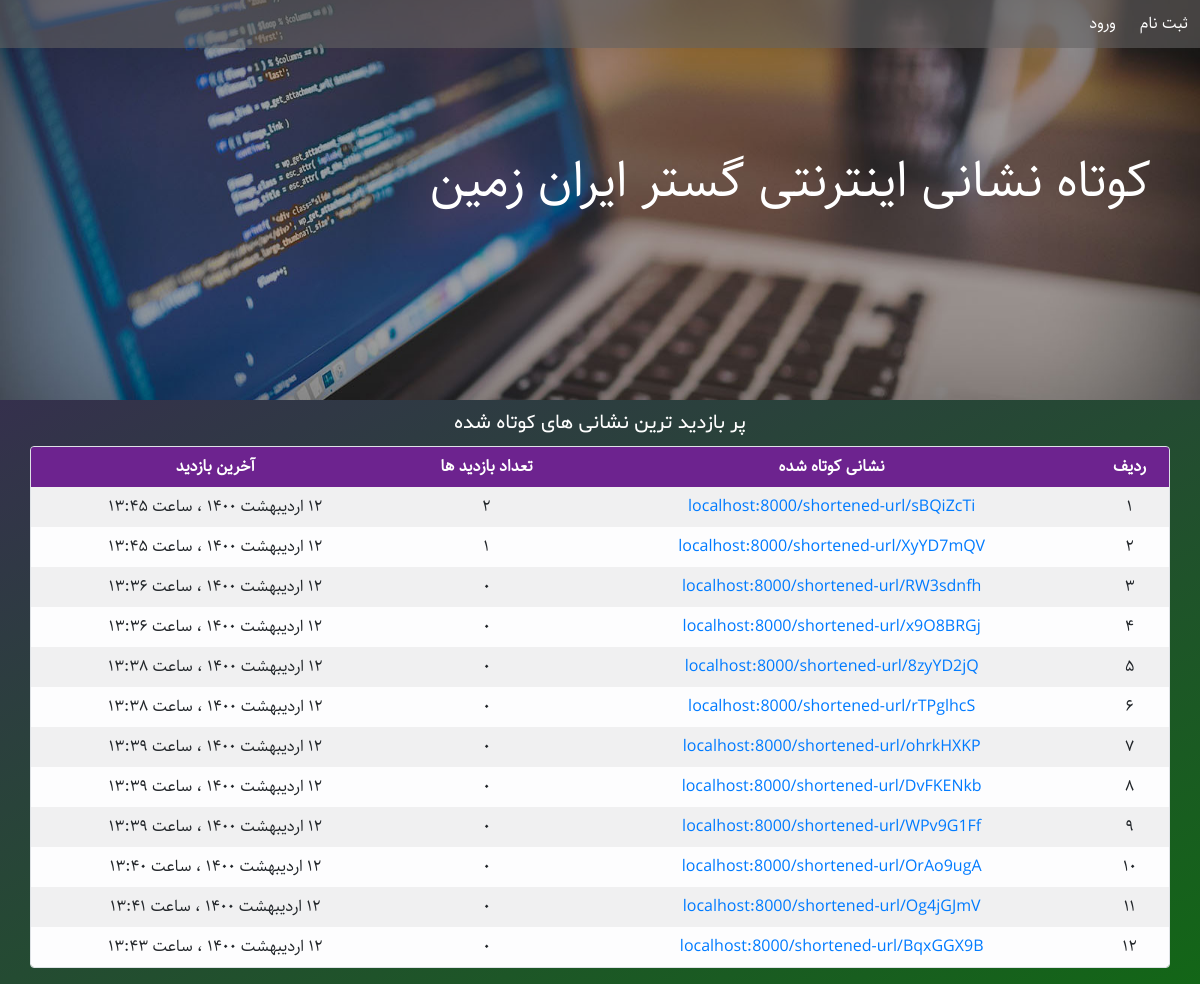
Before: / with the older database file.
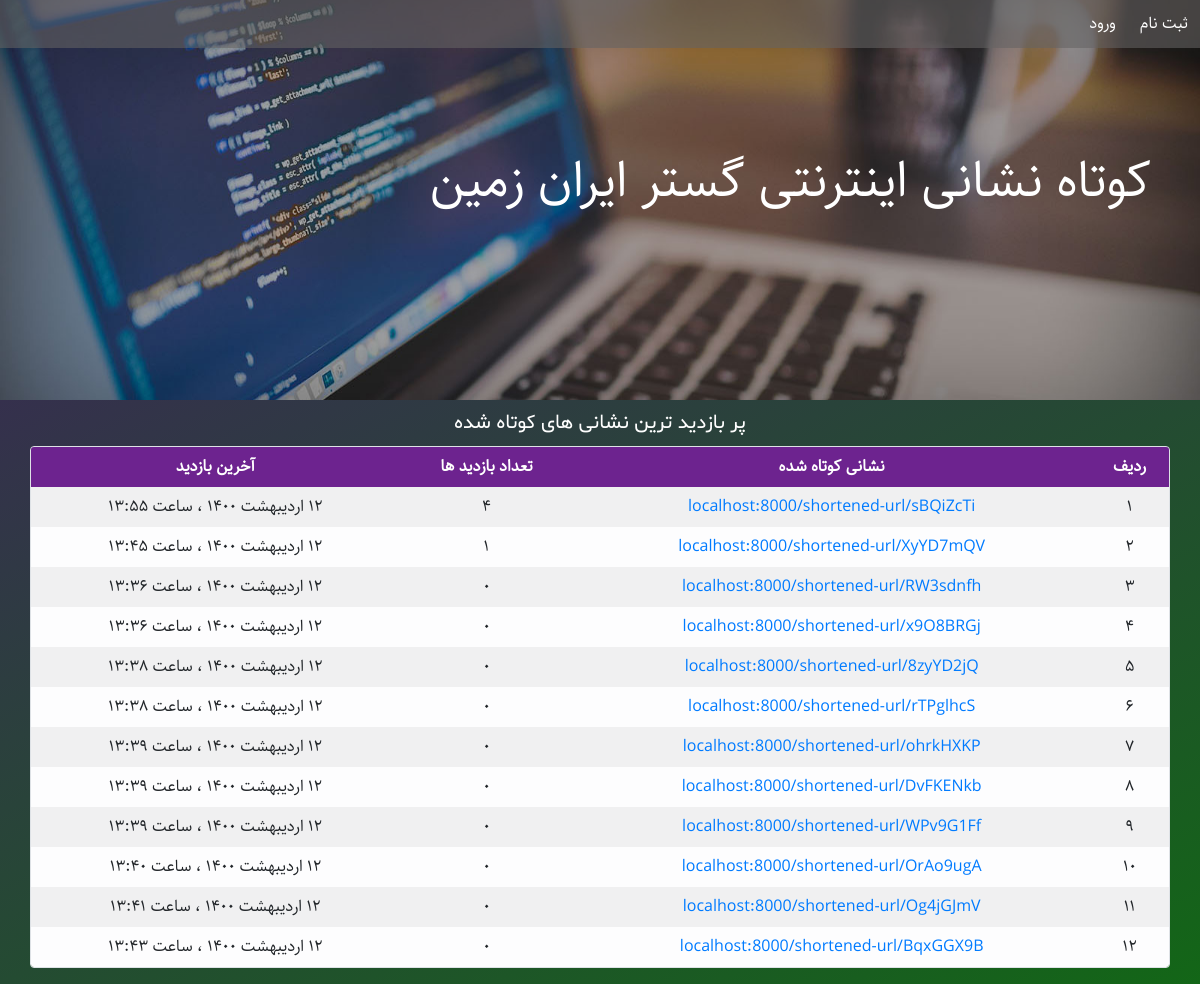
After: the same page with the newer database file.
### URLshortener/models.py (models this page shows, shortened)
class URL(models.Model):
    address = models.URLField(max_length=512, verbose_name='نشانی اینترنتی')
    slug = models.SlugField(max_length=8, unique=True, verbose_name='اسلاگ')
    visits = models.PositiveIntegerField(default=0, verbose_name='تعداد بازدید ها')
    created = models.DateTimeField(auto_now_add=True, verbose_name='تاریخ ایجاد')
    last_visit = models.DateTimeField(default=timezone.now, verbose_name='آخرین بازدید')
    author = models.ForeignKey(User, on_delete=models.CASCADE, related_name='urls',
                               verbose_name='ایجاد کننده')
    def last_visit_jalali(self):
        return datetime_to_jalali_str(self.last_visit)
    last_visit_jalali.short_description = 'آخرین بازدید'
    def created_jalali(self):
        return datetime_to_jalali_str(self.created)
    created_jalali.short_description = 'تاریخ ایجاد'
    def __str__(self):
        return 'localhost:8000/shortened-url/' + self.slug
    class Meta:
        verbose_name = 'نشانی اینترنتی'
        verbose_name_plural = 'نشانی های اینترنتی'

### URLshortener/views.py (the view)
# urls.py: path('', views.home, name='home'),
def home(request):
    context = {
        'short_urls': URL.objects.order_by('-visits'),
    }
    return render(request, 'URLshortener/home.html', context)

### URLshortener/templatetags/custom_filters.py (called while the page is built)
@register.filter
@stringfilter
def to_persian(string):
    return numbers_to_persian(string)

### extensions/jalali.py (called while the page is built)
    def persian_tuple(self):
        return self.persian_year, self.persian_month, self.persian_day

### extensions/time_utils.py (called while the page is built)
def numbers_to_persian(string):
    en_to_fa = {
        '0': '۰',
        '1': '۱',
        '2': '۲',
        '3': '۳',
        '4': '۴',
        '5': '۵',
        '6': '۶',
        '7': '۷',
        '8': '۸',
        '9': '۹',
    }
    for en, fa in en_to_fa.items():
        string = string.replace(en, fa)
    return string

def datetime_to_jalali_str(time):
    jalali_month = (
        'فروردین',
        'اردیبهشت',
        'خرداد',
        'تیر',
        'مرداد',
        'شهریور',
        'مهر',
        'آبان',
        'آذر',
        'دی',
        'بهمن',
        'اسفند'
    )
    time = timezone.localtime(time)
    year, month, day = jalali.Gregorian(time.year, time.month, time.day).persian_tuple()
    jalali_to_str = '{} {} {} ، ساعت {:02d}:{:02d}'.format(
        day,
        jalali_month[month-1],
        year,
        time.hour,
        time.minute
    )
    return numbers_to_persian(jalali_to_str)

### templates/URLshortener/home.html (shortened to what this page needs)
<!DOCTYPE html>
{% load static %}
{% load custom_filters %}
<html>
<head>
    <link rel="stylesheet" href="https://maxcdn.bootstrapcdn.com/bootstrap/4.5.2/css/bootstrap.min.css">
	<link rel='stylesheet' href="{% static 'URLshortener/css/fonts.css' %}">
	<link rel='stylesheet' href="{% static 'URLshortener/css/home.css' %}">
</head>
<body>
	<header class='container-fluid p-0'>
		<nav class='navbar navbar-expand p-0'>
		{% if user.is_authenticated %}
			<ul class="navbar-nav p-0 m-0">
				<li class="nav-item p-1 text-center">
					<a class="nav-link" href="{% url 'URLshortener:dashboard' %}">پنل کاربری</a>
				</li>
				<li class="nav-item p-1 text-center">
					<a class="nav-link" href="{% url 'URLshortener:add-url' %}">کوتاه کردن نشانی</a>
				</li>
				<li class="nav-item p-1 text-center">
					<a class="nav-link" href="{% url 'URLshortener:sign-out' %}">خروج</a>
				</li>
			</ul>
		{% else %}
			<ul class="navbar-nav p-0 m-0">
				<li class="nav-item p-1 text-center">
					<a class="nav-link" href="{% url 'URLshortener:sign-up' %}">ثبت نام</a>
				</li>
				<li class="nav-item p-1 text-center">
					<a class="nav-link" href="{% url 'URLshortener:sign-in' %}">ورود</a>
				</li>
			</ul>
		{% endif %}
		</nav>
		<div class='text-right p-5 mt-5 text-white header-title'>کوتاه نشانی اینترنتی گستر ایران زمین</div>
	</header>
	<main class='p-2'>
		<div class='container text-center text-white main-title'>پر بازدید ترین نشانی های کوتاه شده</div>
		<div class='container table-responsive p-0 my-2 mx-auto rounded table-div border'>
			<table class='table table-light table-striped table-borderless urls-table text-center p-0 mx-auto my-0'>
				<thead>
					<tr>
						<th class='url-property p-2'>ردیف</th>
						<th class='url-property p-2'>نشانی کوتاه شده</th>
						<th class='url-property p-2'>تعداد بازدید ها</th>
						<th class='url-property p-2'>آخرین بازدید</th>
					</tr>
				</thead>
				<tbody>
					{% for short_url in short_urls %}
					<tr>
						<td class='p-2'>{{ forloop.counter|to_persian }}</td>
						<td class='p-2'>
							<a href="{% url 'URLshortener:shortened-url' short_url.slug%}">
							{{ short_url }}
							</a>
						</td>
						<td class='p-2'>{{ short_url.visits|to_persian }}</td>
						<td class='p-2'>{{ short_url.last_visit_jalali }}</td>
					</tr>
					{% endfor %}
				</tbody>
			</table>
		</div>
	</main>
</body>
</html>

### static/URLshortener/css/home.css (style rules this page uses)
body { direction: rtl; font-family: Sahel; }
header { background-image: url('../images/header_bg.jpg'); background-size: cover; background-repeat: no-repeat; background-position: center; min-height: 50vh; }
nav { background-color: #66646493; }
nav a.nav-link { color: white; }
main { background-image: linear-gradient(to right bottom, #35304d, #136617); min-height: 50vh; }
.header-title { font-size: 50px; }
.main-title { font-family: Shabnam; font-size: 20px; }
.url-property { background-color: #6d238f; color: white; }
.urls-table { min-width: 400px; }

Changed rows visible on the page:
changed URL "localhost:8000/shortened-url/sBQiZcTi": visits|to_persian "۲" → "۴"; last_visit_jalali "۱۲ اردیبهشت ۱۴۰۰ ، ساعت ۱۳:۴۵" → "۱۲ اردیبهشت ۱۴۰۰ ، ساعت ۱۳:۵۵"
